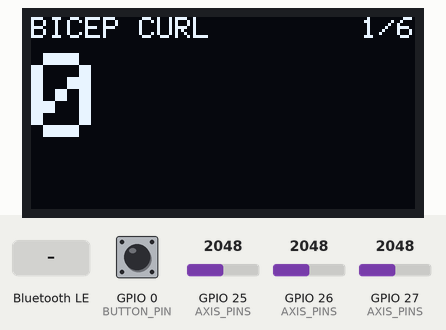
Simulated run of this sketch. Board: ESP32. Shown: 128×64 one-colour display. The test bench sets the inputs (shaded band); at power-on: GPIO 25 (AXIS_PINS) = 2048, GPIO 26 (AXIS_PINS) = 2048, GPIO 0 (BUTTON_PIN) HIGH, GPIO 27 (AXIS_PINS) = 2048. EEPROM starts erased; nothing arrives over Bluetooth unless stated; a phone connects over Bluetooth LE 3 s after start; what the sketch prints to the serial monitor is not drawn.

Above: at 1.2 s.
1.3 s: Bluetooth LE write "c" received
At 2.1 s:
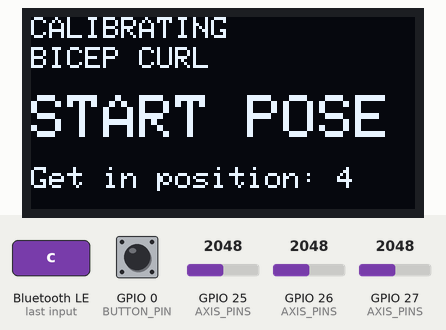
At 6.2 s:
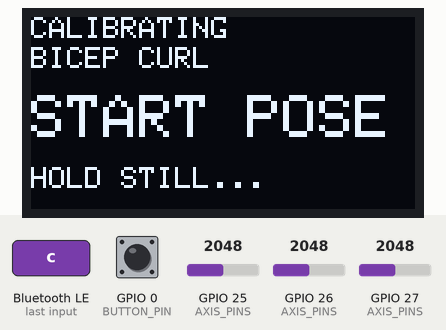
7.3 s: GPIO 25 (AXIS_PINS) set to 2866
10.3 s: GPIO 26 (AXIS_PINS) set to 2807
13.3 s: GPIO 26 (AXIS_PINS) set to 2930
16.3 s: GPIO 0 (BUTTON_PIN) pulled LOW for 0.15 s
At 17.1 s:
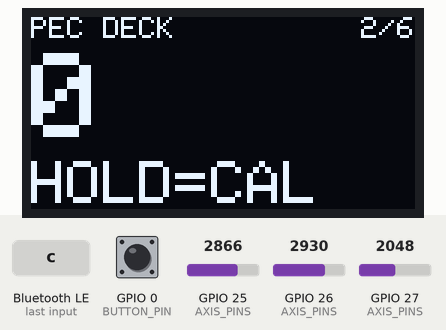
17.9 s: Bluetooth LE write "5" received
At 18.3 s:
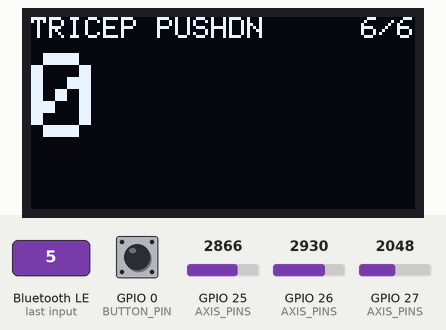
Timing chart, 0 to 20.4 s (numbered marks = the images above; inputs shaded):
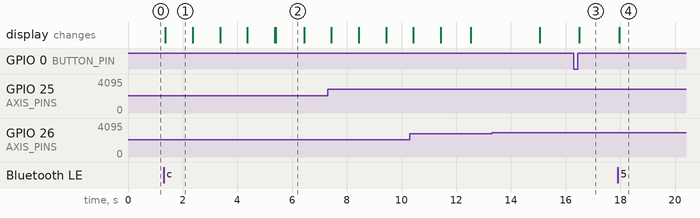

The sketch:

hardware.ino
```cpp
#include <Wire.h>
#include <Adafruit_GFX.h>
#include <Adafruit_SSD1306.h>
#include <BLEDevice.h>
#include <BLEServer.h>
#include <BLEUtils.h>
#include <BLE2902.h>
#include <Preferences.h>

// =====================================================================
//  Multi-exercise rep counter (ESP32 + MMA7361 + SSD1306 OLED)
//
//  BOOT button (GPIO 0):
//    short press  = next exercise (reps reset to 0)
//    hold 1.5 s   = calibrate the current exercise (start pose, end pose)
//
//  To add an exercise: add one line to exercises[] below, AT THE END of
//  the list (saved calibrations are stored by position in the list).
// =====================================================================

// ---------- BLE ----------
#define SERVICE_UUID         "4fafc201-1fb5-459e-8fcc-c5c9c331914b"
#define REPS_CHAR_UUID       "beb5483e-36e1-4688-b7f5-ea07361b26a8"
#define RESULT_CHAR_UUID     "beb5483e-36e1-4688-b7f5-ea07361b26a9"
// live arm position for the website: "fraction,accel,phase,lastRepMs"
// (same format as before; accel is the axis used by the current exercise)
#define LIVE_CHAR_UUID       "beb5483e-36e1-4688-b7f5-ea07361b26aa"
// NEW: exercise info (read/notify) and commands (write)
// notify value: "index,count,calibrated,NAME"   e.g. "1,6,0,PEC DECK"
// write: "0".."99" = select exercise, "N" = next, "R" = reset reps,
//        "C" = calibrate current exercise
#define EXERCISE_CHAR_UUID   "beb5483e-36e1-4688-b7f5-ea07361b26ab"

BLECharacteristic *pRepsCharacteristic;
BLECharacteristic *pResultCharacteristic;
BLECharacteristic *pLiveCharacteristic;
BLECharacteristic *pExerciseCharacteristic;
unsigned long lastLiveMs = 0;
unsigned long lastRepMs = 0;

// commands from BLE are handed to loop() so nothing runs in the BLE task
volatile int pendingExercise = -1;
volatile char pendingCmd = 0;

// restarts advertising after a phone disconnects so you can reconnect
class ServerCallbacks : public BLEServerCallbacks {
  void onDisconnect(BLEServer *pServer) {
    BLEDevice::startAdvertising();
  }
};

class ExerciseCallbacks : public BLECharacteristicCallbacks {
  void onWrite(BLECharacteristic *pChar) {
    auto v = pChar->getValue();
    const char *p = v.c_str();
    size_t len = v.length();
    if (len == 0) return;

    if (p[0] >= '0' && p[0] <= '9') {
      int n = 0;
      for (size_t i = 0; i < len && i < 3 && p[i] >= '0' && p[i] <= '9'; i++) {
        n = n * 10 + (p[i] - '0');
      }
      pendingExercise = n;
    } else if (p[0] == 'N' || p[0] == 'n') {
      pendingCmd = 'N';
    } else if (p[0] == 'R' || p[0] == 'r') {
      pendingCmd = 'R';
    } else if (p[0] == 'C' || p[0] == 'c') {
      pendingCmd = 'C';
    }
  }
};

// ---------- OLED ----------
const int SDA_PIN = 33;
const int SCL_PIN = 32;
const int SCREEN_WIDTH = 128;
const int SCREEN_HEIGHT = 64;   // this layout is designed for 128x64
const int OLED_ADDRESS = 0x3C;  // some screens use 0x3D
Adafruit_SSD1306 display(SCREEN_WIDTH, SCREEN_HEIGHT, &Wire, -1);

// ---------- BUTTON ----------
const int BUTTON_PIN = 0;                    // BOOT button on the board
const unsigned long LONG_PRESS_MS = 1500;
bool btnDown = false;
bool longHandled = false;
unsigned long btnDownMs = 0;

// ---------- ACCELEROMETER (MMA7361, analog) ----------
// X, Y, Z outputs -> these GPIOs
const int AXIS_PINS[3] = {27, 26, 25};
const int SAMPLES = 5;
const float REST_VOLTAGE[3] = {1.641, 1.641, 1.641};  // 0 g output per axis
const float SENSITIVITY = 0.8;                         // V per g (GS = GND)
const double ALPHA = 0.60;

float smoothedV[3] = {1.641, 1.641, 1.641};
float accel[3] = {0, 0, 0};   // m/s^2 for X, Y, Z

// ---------- EXERCISES ----------
struct Exercise {
  const char *name;             // shown on the OLED (max ~16 chars)
  uint8_t axis;                 // 0 = X, 1 = Y, 2 = Z
  float startAccel;             // accel on that axis at the START pose
  float endAccel;               // accel on that axis at the END pose
  unsigned long targetMs;       // ideal time for one full rep (ms)
  unsigned long toleranceMs;    // allowed +/- from target (ms)
  unsigned long minRepMs;       // anything faster is ignored as a jolt
  bool calibrated;              // false = needs a calibration (hold BOOT)
};

// name, axis, start, end, target, tolerance, minRep, calibrated
// The values below assume: sensor strapped to the back of the
// forearm just above the wrist, X axis pointing along the forearm toward the
// ELBOW.
// All six exercises are calibrated and calculated out of the box.
// Hold BOOT for 1.5 s on any exercise (or send 'C' over BLE) to record
// custom measured poses.
Exercise exercises[] = {
  {"BICEP CURL",     2,  2.5f, -13.0f, 3000, 1000, 1000, true},   // your measured values
  {"PEC DECK",       1,  0.0f,   6.0f,  3000, 1000, 1000, false},  // not detectable by tilt
  {"OVERHEAD EXT",   0,  9.0f,  -9.0f,  3000, 1000, 1000, true},   // forearm down behind head -> up
  {"LATERAL RAISE",  0,  9.0f,   1.0f,  2500, 1000, 1000, true},   // arm hanging -> arm horizontal
  {"SHOULDER PRESS", 2,  0.0f,   6.0f,  3000, 1000, 1000, false},  // not detectable by tilt
  {"TRICEP PUSHDN",  0, -2.0f,   9.0f,  3500, 1500, 1000, true},   // forearm forward -> pointing down
};
const int NUM_EXERCISES = sizeof(exercises) / sizeof(exercises[0]);
int currentEx = 0;

// ---------- TUNING ----------
const float LOW_FRAC = 0.3;
const float HIGH_FRAC = 0.7;
const float MIN_CAL_DIFF = 3.0;   // m/s^2: start/end poses must differ by this

// set to 1 to stream "X,Y,Z" accel to the Serial Monitor / Plotter
// (handy for checking the Y and Z wiring)
#define DEBUG_ACCEL 0

Preferences prefs;

// ---------- STATE ----------
int reps = 0;
bool inRep = false;
bool reachedTop = false;
unsigned long repStart = 0;
const char *resultText = "";

// =====================================================================
//  Sensor helpers
// =====================================================================
float readAverageVoltage(int pin, int samples) {
  analogRead(pin);  // throw-away read so the previous channel doesn't bleed in
  long sum = 0;
  for (int i = 0; i < samples; i++) {
    sum += analogRead(pin);
    delayMicroseconds(100);
  }
  return (sum / (float)samples) * (3.3 / 4095.0);
}

float smooth(float newVal, float prevVal, double alpha) {
  return alpha * prevVal + (1 - alpha) * newVal;
}

// reads all three axes, smooths them, fills accel[] in m/s^2
void readAccel() {
  for (int a = 0; a < 3; a++) {
    float v = readAverageVoltage(AXIS_PINS[a], SAMPLES);
    smoothedV[a] = smooth(v, smoothedV[a], ALPHA);
    float g = (smoothedV[a] - REST_VOLTAGE[a]) / SENSITIVITY;
    accel[a] = g * 9.81f;
  }
}

// =====================================================================
//  OLED
// =====================================================================
void showScreen() {
  display.clearDisplay();
  display.setTextColor(SSD1306_WHITE);

  // top row: exercise name (left), index (right)
  display.setTextSize(1);
  display.setCursor(0, 0);
  display.print(exercises[currentEx].name);

  char idx[12];
  snprintf(idx, sizeof(idx), "%d/%d", currentEx + 1, NUM_EXERCISES);
  display.setCursor(SCREEN_WIDTH - 6 * (int)strlen(idx), 0);
  display.print(idx);

  // big rep count
  display.setTextSize(4);
  display.setCursor(0, 12);
  display.print(reps);

  // last rep time
  if (lastRepMs > 0) {
    display.setTextSize(2);
    display.setCursor(80, 20);
    display.print(lastRepMs / 1000.0, 1);
    display.print("s");
  }

  // result text
  display.setTextSize(2);
  display.setCursor(0, 48);
  display.print(resultText);

  display.display();
}

void drawCal(const char *label, const char *line) {
  display.clearDisplay();
  display.setTextColor(SSD1306_WHITE);
  display.setTextSize(1);
  display.setCursor(0, 0);
  display.print("CALIBRATING");
  display.setCursor(0, 10);
  display.print(exercises[currentEx].name);
  display.setTextSize(2);
  display.setCursor(0, 26);
  display.print(label);
  display.setTextSize(1);
  display.setCursor(0, 50);
  display.print(line);
  display.display();
}

// =====================================================================
//  BLE senders
// =====================================================================
void sendBLE(const char *result) {
  String repsStr = String(reps);

  pRepsCharacteristic->setValue(repsStr.c_str());
  pRepsCharacteristic->notify();

  pResultCharacteristic->setValue(result);
  pResultCharacteristic->notify();
}

void sendExerciseInfo() {
  char buf[48];
  snprintf(buf, sizeof(buf), "%d,%d,%d,%s", currentEx, NUM_EXERCISES,
           exercises[currentEx].calibrated ? 1 : 0, exercises[currentEx].name);
  pExerciseCharacteristic->setValue(buf);
  pExerciseCharacteristic->notify();
}

// about 10 Hz so the website can draw the motion without flooding BLE
void sendLive(float fraction, float accelVal, int phase) {
  if (millis() - lastLiveMs < 100) return;
  lastLiveMs = millis();

  char buf[48];
  snprintf(buf, sizeof(buf), "%.3f,%.2f,%d,%lu", fraction, accelVal, phase, lastRepMs);
  pLiveCharacteristic->setValue(buf);
  pLiveCharacteristic->notify();
}

// =====================================================================
//  Calibration storage
// =====================================================================
void loadCalibration() {
  char key[16];
  for (int i = 0; i < NUM_EXERCISES; i++) {
    snprintf(key, sizeof(key), "cal%d", i);
    if (prefs.getBool(key, false)) {
      snprintf(key, sizeof(key), "ax%d", i);
      exercises[i].axis = prefs.getUChar(key, exercises[i].axis);
      snprintf(key, sizeof(key), "st%d", i);
      exercises[i].startAccel = prefs.getFloat(key, exercises[i].startAccel);
      snprintf(key, sizeof(key), "en%d", i);
      exercises[i].endAccel = prefs.getFloat(key, exercises[i].endAccel);
      exercises[i].calibrated = true;
    }
  }
}

void saveCalibration(int i) {
  char key[16];
  snprintf(key, sizeof(key), "ax%d", i);
  prefs.putUChar(key, exercises[i].axis);
  snprintf(key, sizeof(key), "st%d", i);
  prefs.putFloat(key, exercises[i].startAccel);
  snprintf(key, sizeof(key), "en%d", i);
  prefs.putFloat(key, exercises[i].endAccel);
  snprintf(key, sizeof(key), "cal%d", i);
  prefs.putBool(key, true);
}

// =====================================================================
//  Exercise selection
// =====================================================================
void resetRepState() {
  inRep = false;
  reachedTop = false;
}

// also used to reset reps: selectExercise(currentEx)
void selectExercise(int idx) {
  if (idx < 0 || idx >= NUM_EXERCISES) return;

  currentEx = idx;
  reps = 0;
  lastRepMs = 0;
  resetRepState();
  resultText = exercises[idx].calibrated ? "" : "HOLD=CAL";

  Serial.print("Exercise ");
  Serial.print(idx);
  Serial.print(": ");
  Serial.print(exercises[idx].name);
  Serial.println(exercises[idx].calibrated ? "" : "  (needs calibration)");

  showScreen();
  sendBLE("-");
  sendExerciseInfo();
}

// =====================================================================
//  Calibration routine (blocking, takes about 12 seconds)
//  Records the START pose and END pose, then picks the axis that
//  changed the most and stores it for this exercise.
// =====================================================================
void capturePose(const char *label, int countdownSec, float out[3]) {
  unsigned long countdownMs = countdownSec * 1000UL;
  unsigned long t0 = millis();
  int lastLeft = -1;

  // time to get into position (keep the filter warm meanwhile)
  while (millis() - t0 < countdownMs) {
    readAccel();
    int left = (countdownMs - (millis() - t0)) / 1000 + 1;
    if (left != lastLeft) {
      lastLeft = left;
      char line[24];
      snprintf(line, sizeof(line), "Get in position: %d", left);
      drawCal(label, line);
    }
    delay(5);
  }

  // average 1 second of readings
  drawCal(label, "HOLD STILL...");
  float sum[3] = {0, 0, 0};
  int n = 0;
  unsigned long t1 = millis();
  while (millis() - t1 < 1000) {
    readAccel();
    for (int a = 0; a < 3; a++) sum[a] += accel[a];
    n++;
    delay(20);
  }
  for (int a = 0; a < 3; a++) out[a] = sum[a] / n;
}

void runCalibration() {
  Serial.print("Calibrating ");
  Serial.println(exercises[currentEx].name);

  float startPose[3], endPose[3];
  capturePose("START POSE", 4, startPose);
  capturePose("END POSE", 5, endPose);

  Serial.print("Start pose X,Y,Z: ");
  Serial.print(startPose[0]); Serial.print(", ");
  Serial.print(startPose[1]); Serial.print(", ");
  Serial.println(startPose[2]);
  Serial.print("End pose   X,Y,Z: ");
  Serial.print(endPose[0]); Serial.print(", ");
  Serial.print(endPose[1]); Serial.print(", ");
  Serial.println(endPose[2]);

  // pick the axis with the biggest change between the two poses
  int best = 0;
  float bestDiff = 0;
  for (int a = 0; a < 3; a++) {
    float d = fabs(endPose[a] - startPose[a]);
    if (d > bestDiff) {
      bestDiff = d;
      best = a;
    }
  }

  if (bestDiff < MIN_CAL_DIFF) {
    Serial.println("Calibration failed: poses too similar");
    drawCal("TOO SMALL", "No axis changed. Retry");
    delay(2500);
  } else {
    exercises[currentEx].axis = best;
    exercises[currentEx].startAccel = startPose[best];
    exercises[currentEx].endAccel = endPose[best];
    exercises[currentEx].calibrated = true;
    saveCalibration(currentEx);

    Serial.print("Saved: axis ");
    Serial.print("XYZ"[best]);
    Serial.print(", start ");
    Serial.print(startPose[best]);
    Serial.print(", end ");
    Serial.println(endPose[best]);

    char line[24];
    snprintf(line, sizeof(line), "Axis %c  %.1f > %.1f", "XYZ"[best], startPose[best], endPose[best]);
    drawCal("SAVED", line);
    delay(2500);
  }

  selectExercise(currentEx);  // resets reps and refreshes screen + BLE
}

// =====================================================================
//  Button handling (short = next exercise, long = calibrate)
// =====================================================================
void handleButton() {
  bool pressed = (digitalRead(BUTTON_PIN) == LOW);
  unsigned long now = millis();

  if (pressed && !btnDown) {
    btnDown = true;
    btnDownMs = now;
    longHandled = false;
  } else if (pressed && btnDown && !longHandled && now - btnDownMs >= LONG_PRESS_MS) {
    longHandled = true;
    pendingCmd = 'C';
  } else if (!pressed && btnDown) {
    btnDown = false;
    if (!longHandled && now - btnDownMs >= 30) {
      selectExercise((currentEx + 1) % NUM_EXERCISES);
    }
  }
}

// =====================================================================
//  Setup
// =====================================================================
void setup() {
  Serial.begin(9600);
  pinMode(BUTTON_PIN, INPUT_PULLUP);

  Wire.begin(SDA_PIN, SCL_PIN);
  Wire.setClock(400000);

  if (!display.begin(SSD1306_SWITCHCAPVCC, OLED_ADDRESS)) {
    Serial.println("OLED not found - check wiring/address");
  }

  // saved calibrations
  prefs.begin("gym", false);
  loadCalibration();

  // start the smoothing filter at the real sensor values
  for (int a = 0; a < 3; a++) {
    smoothedV[a] = readAverageVoltage(AXIS_PINS[a], SAMPLES);
  }

  // ----- BLE setup -----
  BLEDevice::init("ESP32_BLE");
  BLEServer *pServer = BLEDevice::createServer();
  pServer->setCallbacks(new ServerCallbacks());

  BLEService *pService = pServer->createService(SERVICE_UUID);

  pRepsCharacteristic = pService->createCharacteristic(
    REPS_CHAR_UUID,
    BLECharacteristic::PROPERTY_READ | BLECharacteristic::PROPERTY_NOTIFY
  );
  pRepsCharacteristic->addDescriptor(new BLE2902());
  pRepsCharacteristic->setValue("0");

  pResultCharacteristic = pService->createCharacteristic(
    RESULT_CHAR_UUID,
    BLECharacteristic::PROPERTY_READ | BLECharacteristic::PROPERTY_NOTIFY
  );
  pResultCharacteristic->addDescriptor(new BLE2902());
  pResultCharacteristic->setValue("-");

  pLiveCharacteristic = pService->createCharacteristic(
    LIVE_CHAR_UUID,
    BLECharacteristic::PROPERTY_READ | BLECharacteristic::PROPERTY_NOTIFY
  );
  pLiveCharacteristic->addDescriptor(new BLE2902());
  pLiveCharacteristic->setValue("0,0,0,0");

  pExerciseCharacteristic = pService->createCharacteristic(
    EXERCISE_CHAR_UUID,
    BLECharacteristic::PROPERTY_READ | BLECharacteristic::PROPERTY_WRITE |
    BLECharacteristic::PROPERTY_NOTIFY
  );
  pExerciseCharacteristic->addDescriptor(new BLE2902());
  pExerciseCharacteristic->setCallbacks(new ExerciseCallbacks());
  pExerciseCharacteristic->setValue("0,0,0,-");

  pService->start();
  BLEAdvertising *advertising = BLEDevice::getAdvertising();
  advertising->addServiceUUID(SERVICE_UUID);
  advertising->start();
  Serial.println("ESP32 BLE is ready!");

  selectExercise(0);
}

// =====================================================================
//  Main loop
// =====================================================================
void loop() {
  handleButton();

  // commands that arrived over BLE (or from a long button press)
  int pe = pendingExercise;
  if (pe >= 0) {
    pendingExercise = -1;
    selectExercise(pe);
  }
  char pc = pendingCmd;
  if (pc != 0) {
    pendingCmd = 0;
    if (pc == 'N') selectExercise((currentEx + 1) % NUM_EXERCISES);
    else if (pc == 'R') selectExercise(currentEx);
    else if (pc == 'C') runCalibration();
  }

  readAccel();

#if DEBUG_ACCEL
  static unsigned long lastDebugMs = 0;
  if (millis() - lastDebugMs > 100) {
    lastDebugMs = millis();
    Serial.print(accel[0]); Serial.print(",");
    Serial.print(accel[1]); Serial.print(",");
    Serial.println(accel[2]);
  }
#endif

  const Exercise &ex = exercises[currentEx];
  float accelAxis = accel[ex.axis];

  // 0 = start pose, 1 = end pose
  float range = ex.endAccel - ex.startAccel;
  float fraction = (fabs(range) > 0.5f) ? (accelAxis - ex.startAccel) / range : 0;

  if (ex.calibrated) {
    if (!inRep) {
      // rep starts when the arm leaves the start pose
      if (fraction > LOW_FRAC) {
        inRep = true;
        reachedTop = false;
        repStart = millis();
      }
    } else {
      // note if the arm made it to the end pose
      if (fraction > HIGH_FRAC) {
        reachedTop = true;
      }

      // rep ends when the arm is back at the start pose
      if (fraction < LOW_FRAC) {
        inRep = false;
        unsigned long repTime = millis() - repStart;

        if (reachedTop && repTime >= ex.minRepMs) {
          reps++;
          const char *result;

          if (repTime < ex.targetMs - ex.toleranceMs) {
            result = "TOO FAST";
          } else if (repTime > ex.targetMs + ex.toleranceMs) {
            result = "TOO SLOW";
          } else {
            result = "GOOD";
          }

          Serial.print(ex.name);
          Serial.print(" rep ");
          Serial.print(reps);
          Serial.print(": ");
          Serial.print(repTime / 1000.0, 1);
          Serial.print(" s - ");
          Serial.println(result);

          lastRepMs = repTime;
          resultText = result;
          showScreen();
          sendBLE(result);
        }
      }
    }
  }

  int phase = 0;  // 0 rest, 1 lifting, 2 at the top, 3 lowering
  if (ex.calibrated) {
    if (inRep && reachedTop && fraction <= HIGH_FRAC) phase = 3;
    else if (inRep && fraction > HIGH_FRAC) phase = 2;
    else if (inRep) phase = 1;
  }

  sendLive(ex.calibrated ? fraction : 0, accelAxis, phase);
  delay(20);
}
```

Measured:
- after the input at 1.3 s, the display: changes after 0.07 s (image 1)
- after the input at 16.3 s, the display: changes after 0.19 s (image 3)
- after the input at 17.9 s, the display: changes after 0.06 s (image 4)
- what the display in image 1 shows lasts 1.0 s, from 1.4 s to 2.4 s
